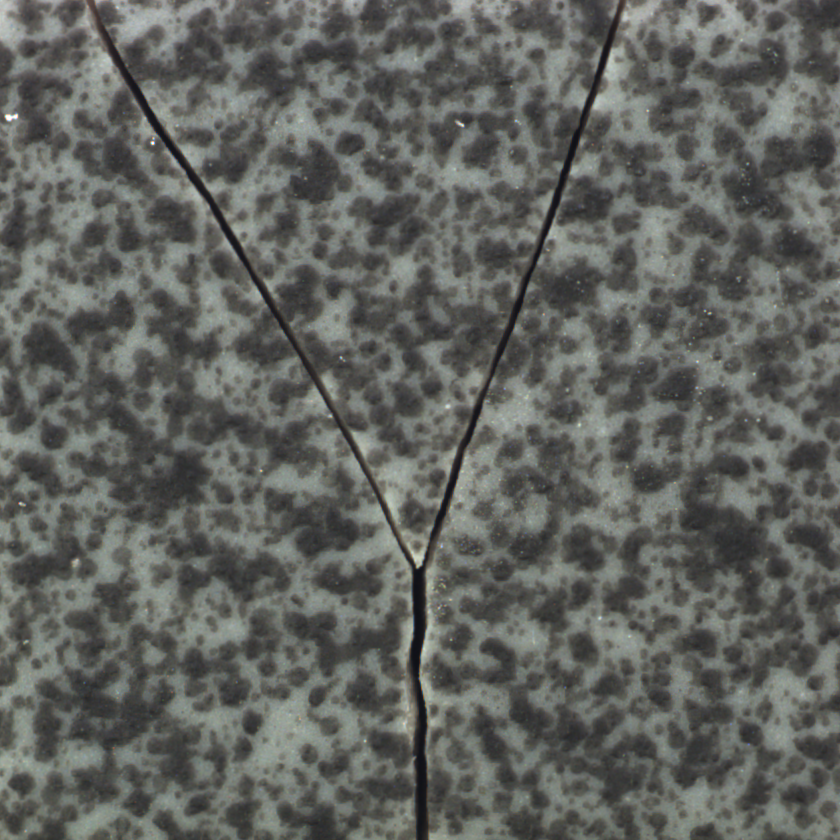
#> input picture Portfolio/Projects/industrial_tile_defect_detection/sample_data/defect/crack/001.png, 840 x 840 px; its folder holds only this picture in this run
$ jupyter execute black_hat_morphology_zh.ipynb
#> lines starting #> are read from the running program, lines starting #| are printed output that depends on the picture; after the words box and inside, x2 and y2 are one past the last pixel; in counts of white or black regions, pixels touching at a corner belong together
# Black-hat Morphology

本 notebook 紀錄 **black-hat morphology** 的核心概念、實作流程、參數影響與使用限制。

這份內容使用 MVTec AD `tile / crack` 影像作為範例。重點不是建立完整瑕疵檢測系統，而是理解 black-hat 在影像處理中的角色：

> black-hat 不是找「絕對很黑」的 pixel，而是強化「相對於周圍背景更暗」的局部結構。

這個特性使它適合用在暗色裂縫、暗色刮痕、細小暗縫等情境。

[cell 1]
from pathlib import Path

import cv2
import numpy as np
import matplotlib.pyplot as plt

# 控制 notebook 顯示圖片大小，避免輸出過大
plt.rcParams["figure.dpi"] = 100
plt.rcParams["savefig.dpi"] = 100
plt.rcParams["font.size"] = 10

## 1. Data Path Setup

本 notebook 預期使用以下資料結構：

```text
data/
├── good/
├── defect/
│   └── crack/
└── ground_truth/
    └── crack/
```

若 notebook 放置位置不同，可以直接修改 `DATA_DIR`。

[cell 2]
DATA_DIR_CANDIDATES = [
    Path("data"),
    Path("../data"),
    Path("../../data"),
    Path("../../../data"),
]

DATA_DIR = None

for candidate in DATA_DIR_CANDIDATES:
    if (candidate / "defect" / "crack").exists():
        DATA_DIR = candidate
        break

if DATA_DIR is None:
    raise FileNotFoundError(
        "Cannot find data directory. Please set DATA_DIR manually, "
        "for example: DATA_DIR = Path('../data')"
    )

GOOD_DIR = DATA_DIR / "good"
CRACK_DIR = DATA_DIR / "defect" / "crack"
CRACK_GT_DIR = DATA_DIR / "ground_truth" / "crack"

print("DATA_DIR:", DATA_DIR.resolve())
print("CRACK_DIR:", CRACK_DIR)
print("CRACK_GT_DIR:", CRACK_GT_DIR)

## 2. Utility Functions

共用函式集中在此處，後續每個實驗只保留與 black-hat 直接相關的操作。

[cell 3]
def read_bgr_image(image_path: Path) -> np.ndarray:
    image = cv2.imread(str(image_path), cv2.IMREAD_COLOR)
#> image is the input picture: shape (840, 840, 3); mean B, G, R 94.8, 99, 97
    if image is None:
        raise FileNotFoundError(f"Image not found or cannot be read: {image_path}")
    return image


# [5 lines left out: function read_gray_image, not called in this run]


def get_gt_path(image_path: Path) -> Path:
    return CRACK_GT_DIR / f"{image_path.stem}_mask.png"


def show_image_grid(images, titles, ncols=4, figsize=(12, 6), cmap_list=None, suptitle=None):
    n = len(images)
    nrows = int(np.ceil(n / ncols))

    fig, axes = plt.subplots(nrows, ncols, figsize=figsize)
    axes = np.array(axes).reshape(-1)

    if cmap_list is None:
        cmap_list = [None] * n

    for idx, ax in enumerate(axes):
        if idx < n:
            ax.imshow(images[idx], cmap=cmap_list[idx])
            ax.set_title(titles[idx], fontsize=9)
        ax.axis("off")

    if suptitle is not None:
        fig.suptitle(suptitle, fontsize=12)

    plt.tight_layout()
    plt.show()


def remove_small_components(binary_mask: np.ndarray, min_area: int = 40) -> np.ndarray:
    binary = (binary_mask > 0).astype(np.uint8)
    num_labels, labels, stats, _ = cv2.connectedComponentsWithStats(binary, connectivity=8)

    cleaned = np.zeros_like(binary, dtype=np.uint8)

    for label_id in range(1, num_labels):
        area = stats[label_id, cv2.CC_STAT_AREA]
        if area >= min_area:
            cleaned[labels == label_id] = 255

    return cleaned


def overlay_mask_on_image(image_rgb: np.ndarray, mask: np.ndarray, alpha: float = 0.45) -> np.ndarray:
    overlay = image_rgb.copy()

    if mask is None:
        return overlay

    mask = np.asarray(mask)

    if mask.shape[:2] != image_rgb.shape[:2]:
        mask = cv2.resize(
            mask,
            (image_rgb.shape[1], image_rgb.shape[0]),
            interpolation=cv2.INTER_NEAREST
        )

    mask_bool = mask > 0
    if not np.any(mask_bool):
        return overlay

    red_layer = np.zeros_like(image_rgb, dtype=np.uint8)
    red_layer[:, :, 0] = 255

    overlay[mask_bool] = (
        image_rgb[mask_bool].astype(np.float32) * (1 - alpha)
        + red_layer[mask_bool].astype(np.float32) * alpha
    ).astype(np.uint8)

    return overlay

## 3. Load a Crack Example

先使用一張 crack 影像觀察 black-hat 的基本效果。若 `000.png` 存在，預設使用它；否則自動取第一張 crack image。

[cell 4]
crack_image_paths = sorted(CRACK_DIR.glob("*.png"))

if len(crack_image_paths) == 0:
    raise FileNotFoundError(f"No crack images found in: {CRACK_DIR}")

preferred_path = CRACK_DIR / "000.png"
image_path = preferred_path if preferred_path.exists() else crack_image_paths[0]
gt_path = get_gt_path(image_path)

image_bgr = read_bgr_image(image_path)
image_rgb = cv2.cvtColor(image_bgr, cv2.COLOR_BGR2RGB)
gray = cv2.cvtColor(image_bgr, cv2.COLOR_BGR2GRAY)

gt_mask = read_gray_image(gt_path) if gt_path.exists() else None

images = [image_rgb, gray]
titles = [f"Original image\n{image_path.name}", "Grayscale"]
cmaps = [None, "gray"]

if gt_mask is not None:
    images.append(gt_mask)
    titles.append("Ground truth")
    cmaps.append("gray")

show_image_grid(
    images=images,
    titles=titles,
    ncols=3,
    figsize=(9, 3),
    cmap_list=cmaps,
    suptitle="Input crack sample"
)
#> in show_image_grid, `n = len(images)`: n = 2
#> in show_image_grid, `nrows = int(np.ceil(n / ncols))`: nrows = 1
#> the loop in show_image_grid, `for idx, ax in enumerate(axes):` made 3 passes

### Observation

此類 crack 通常是嵌在磁磚紋理中的暗色細長結構。固定 threshold 只能找「絕對暗」的區域，但 black-hat 更關心「該位置是否比周圍背景更暗」。

## 4. Review: Morphological Closing

Black-hat 的前置概念是 **closing**。

```text
closing = dilation followed by erosion
```

在灰階影像中，可以把 closing 直覺理解成：

> 用鄰近背景去補平小型暗洞、暗縫或暗線。

因此，如果 crack 是比周圍更暗的細小結構，closing 會傾向把它補起來，得到一張比較接近「沒有暗裂縫」的背景估計圖。

[cell 5]
kernel_size = 21
kernel = cv2.getStructuringElement(cv2.MORPH_RECT, (kernel_size, kernel_size))

closing = cv2.morphologyEx(gray, cv2.MORPH_CLOSE, kernel)

show_image_grid(
    images=[gray, closing],
    titles=["Original grayscale", f"Closing result\nkernel={kernel_size}"],
    ncols=2,
    figsize=(7, 3.5),
    cmap_list=["gray", "gray"],
    suptitle="Closing fills small dark structures"
)
#> the loop in show_image_grid (call 2), `for idx, ax in enumerate(axes):` made 2 passes

### Observation

Closing 後的影像不是最終結果，而是用來估計「如果那些局部暗縫被周圍背景補平，影像會長什麼樣」。Black-hat 接下來就是利用這張補平後的影像與原圖之間的差異。

## 5. Black-hat Definition and Mechanism

Black-hat 的定義是：

```text
black-hat = closing image - original image
```

它的內部邏輯可以這樣理解：

1. closing 先把小暗縫、小暗洞補起來。
2. 補起來後的影像減掉原圖。
3. 被補起來的暗色結構會留下較大的差值。
4. 一般背景因為 closing 前後差異小，response 也較弱。

因此 black-hat 輸出的不是 segmentation mask，而是一張 **dark local structure response map**。

[cell 6]
blackhat = cv2.morphologyEx(gray, cv2.MORPH_BLACKHAT, kernel)
blackhat_norm = cv2.normalize(blackhat, None, 0, 255, cv2.NORM_MINMAX).astype(np.uint8)

manual_blackhat = cv2.subtract(closing, gray)
manual_blackhat_norm = cv2.normalize(manual_blackhat, None, 0, 255, cv2.NORM_MINMAX).astype(np.uint8)

show_image_grid(
    images=[gray, closing, blackhat_norm, manual_blackhat_norm],
    titles=[
        "Original grayscale",
        "Closing image",
        "Black-hat response\ncv2.MORPH_BLACKHAT",
        "Closing - original\nmanual verification"
    ],
    ncols=4,
    figsize=(13, 3.2),
    cmap_list=["gray"] * 4,
    suptitle="Black-hat = closing image - original image"
)

### Observation

Black-hat response 亮的地方，代表該區域在 closing 後被明顯補亮，也就是原圖中存在比周圍更暗的局部結構。這正是暗色 crack 能被凸顯的原因。

這裡的重點是：black-hat 不是直接判斷 pixel 灰階值是否小於某個固定數字，而是在比較原圖與局部背景估計之間的差異。

## 6. Kernel Size Experiment

Black-hat 的效果高度依賴 structuring element 的大小。

- kernel 太小：補不掉目標暗結構，response 可能不完整。
- kernel 適中：能補平暗裂縫，response 較清楚。
- kernel 太大：可能把較大尺度的背景變化也放大。

kernel 的選擇應該和「想強化的結構尺度」有關，而不是越大越好。

[cell 7]
kernel_sizes = [5, 9, 15, 21, 31]
blackhat_by_kernel = {}

for k in kernel_sizes:
    kobj = cv2.getStructuringElement(cv2.MORPH_RECT, (k, k))
    bh = cv2.morphologyEx(gray, cv2.MORPH_BLACKHAT, kobj)
    bh_norm = cv2.normalize(bh, None, 0, 255, cv2.NORM_MINMAX).astype(np.uint8)
    blackhat_by_kernel[k] = bh_norm
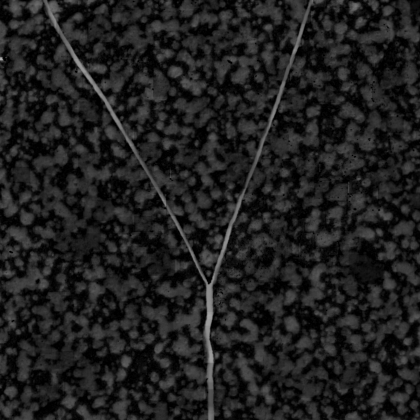
#> bh: shape (840, 840) (shown at 1/2 size); min 0, max 179, mean 31.4
#> after the loop, blackhat_by_kernel = 5 items

show_image_grid(
    images=[blackhat_by_kernel[k] for k in kernel_sizes],
    titles=[f"Black-hat\nkernel={k}" for k in kernel_sizes],
    ncols=5,
    figsize=(14, 3),
    cmap_list=["gray"] * len(kernel_sizes),
    suptitle="Kernel size controls the scale of enhanced dark structures"
)

### Observation

小 kernel 只會反應局部細碎變化；較大的 kernel 能強化較長的暗色結構，但也可能放大背景不均勻。實務上通常需要比較數個 kernel size，再依照目標結構與背景紋理選擇折衷值。

## 7. Black-hat vs Manual Threshold

Manual threshold 問的是：

```text
這個 pixel 是否低於某個固定灰階值？
```

Black-hat 問的是：

```text
這個位置是否比附近背景更暗？
```

這是兩者最重要的差異。對於背景紋理複雜的 tile 影像，單純固定 threshold 很容易同時抓到正常暗斑；black-hat 則先把局部暗色結構轉成 response map，再從 response 中取出較強的候選區域。

[cell 8]
manual_threshold_value = 50
_, manual_mask = cv2.threshold(gray, manual_threshold_value, 255, cv2.THRESH_BINARY_INV)
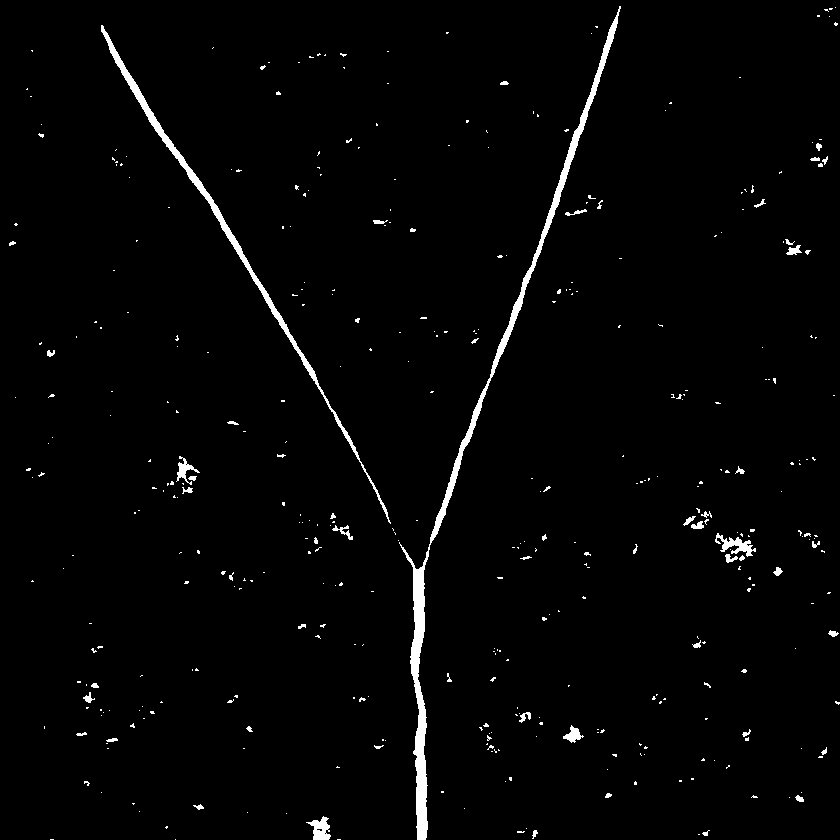
#> manual_mask: shape (840, 840); 1.9% white; 403 white regions (347 under 20 px), largest, box (x1, y1, x2, y2) and area: (399, 6, 621, 840) 5909, (101, 25, 391, 524) 2857, (715, 533, 756, 557) 386

selected_kernel_size = 21
selected_percentile = 97

kobj = cv2.getStructuringElement(cv2.MORPH_RECT, (selected_kernel_size, selected_kernel_size))
#> kobj: shape (21, 21); every value is 1
blackhat = cv2.morphologyEx(gray, cv2.MORPH_BLACKHAT, kobj)
blackhat_norm = cv2.normalize(blackhat, None, 0, 255, cv2.NORM_MINMAX).astype(np.uint8)

threshold_value = np.percentile(blackhat_norm, selected_percentile)
#> threshold_value = 85
blackhat_mask = (blackhat_norm >= threshold_value).astype(np.uint8) * 255
#> blackhat_mask: shape (840, 840); 3.2% white; 569 white regions (430 under 20 px), largest, box (x1, y1, x2, y2) and area: (309, 27, 614, 840) 8265, (87, 0, 301, 357) 3241, (446, 628, 470, 653) 259

show_image_grid(
    images=[gray, manual_mask, blackhat_norm, blackhat_mask],
    titles=[
        "Original grayscale",
        f"Manual threshold\nintensity <= {manual_threshold_value}",
        "Black-hat response",
        f"Black-hat mask\nP{selected_percentile}, T={threshold_value:.1f}"
    ],
    ncols=4,
    figsize=(13, 3.2),
    cmap_list=["gray"] * 4,
    suptitle="Manual threshold vs black-hat response"
)

### Observation

Manual threshold 的結果直接受原圖灰階值影響；black-hat 則先把局部暗色結構轉成 response，再進行 thresholding。這使 black-hat 較適合處理「不是絕對很黑，但相對周圍更暗」的裂縫。

## 8. From Response Map to Candidate Mask

Black-hat 本身只產生 response map，不是 final mask。若要用於 detection 或 localization，通常還需要：

1. response thresholding
2. morphology connection
3. small component removal
4. optional shape filtering

本節只示範從 black-hat response 轉成 candidate mask 的基本流程。

[cell 9]
def blackhat_candidate_pipeline(gray_image, kernel_size=21, percentile=97, min_area=40):
#> called with kernel_size = 21, percentile = 97, min_area = 40
    kernel = cv2.getStructuringElement(cv2.MORPH_RECT, (kernel_size, kernel_size))

    response = cv2.morphologyEx(gray_image, cv2.MORPH_BLACKHAT, kernel)
    response_norm = cv2.normalize(response, None, 0, 255, cv2.NORM_MINMAX).astype(np.uint8)

    t = np.percentile(response_norm, percentile)
#> t = 85
    raw_mask = (response_norm >= t).astype(np.uint8) * 255

    close_kernel = cv2.getStructuringElement(cv2.MORPH_RECT, (3, 3))
#> close_kernel = [[1, 1, 1], [1, 1, 1], [1, 1, 1]]
    closed = cv2.morphologyEx(raw_mask, cv2.MORPH_CLOSE, close_kernel, iterations=1)
#> closed: shape (840, 840); 3.3% white; 516 white regions (372 under 20 px), largest, box (x1, y1, x2, y2) and area: (309, 27, 614, 840) 8372, (87, 0, 301, 357) 3289, (445, 628, 470, 653) 283
    cleaned = remove_small_components(closed, min_area=min_area)
#> in remove_small_components, `num_labels, labels, stats, _ = cv2.connectedComponentsWithStats(binary..`: num_labels = 517; stats = 517 rows, first 6: [0, 0, 840, 840, 682495], [27, 0, 2, 1, 2], [87, 0, 214, 357, 3289], [130, 0, 19, 6, 81], [174, 0, 16, 9, 78], [221, 0, 4, 6, 22]
#> the loop in remove_small_components, `for label_id in range(1, num_labels):` made 516 passes
#> area on passes 2 to 4: 3289, 81, 78

    return response_norm, raw_mask, cleaned, t


response, raw_mask, cleaned_mask, t = blackhat_candidate_pipeline(
    gray,
    kernel_size=21,
    percentile=97,
    min_area=40
)
#> t = 85

overlay = overlay_mask_on_image(image_rgb, cleaned_mask)

show_image_grid(
    images=[image_rgb, response, raw_mask, cleaned_mask, overlay],
    titles=[
        "Original image",
        "Black-hat response",
        f"Raw candidate mask\nP97, T={t:.1f}",
        "Cleaned candidate mask",
        "Overlay on original"
    ],
    ncols=5,
    figsize=(15, 3),
    cmap_list=[None, "gray", "gray", "gray", None],
    suptitle="Black-hat response to candidate mask"
)

### Observation

Cleaned candidate mask 可以作為 localization 的初步結果，但它仍然不是完整 segmentation。若要進一步做 image-level 判斷，還需要 connected component 或其他形狀規則。Black-hat 的角色是「強化與生成候選區域」，不是單獨完成整個偵測任務。

## 9. Limitation Example: Non-dark Crack

Black-hat 的主要假設是：目標結構比周圍背景更暗。若某個 crack 並不呈現暗色，或與背景的局部暗色對比不足，black-hat response 可能很弱。

若資料集中存在 `005.png`，本節將用它作為限制案例。

[cell 10]
limitation_path = CRACK_DIR / "005.png"

if limitation_path.exists():
    limitation_bgr = read_bgr_image(limitation_path)
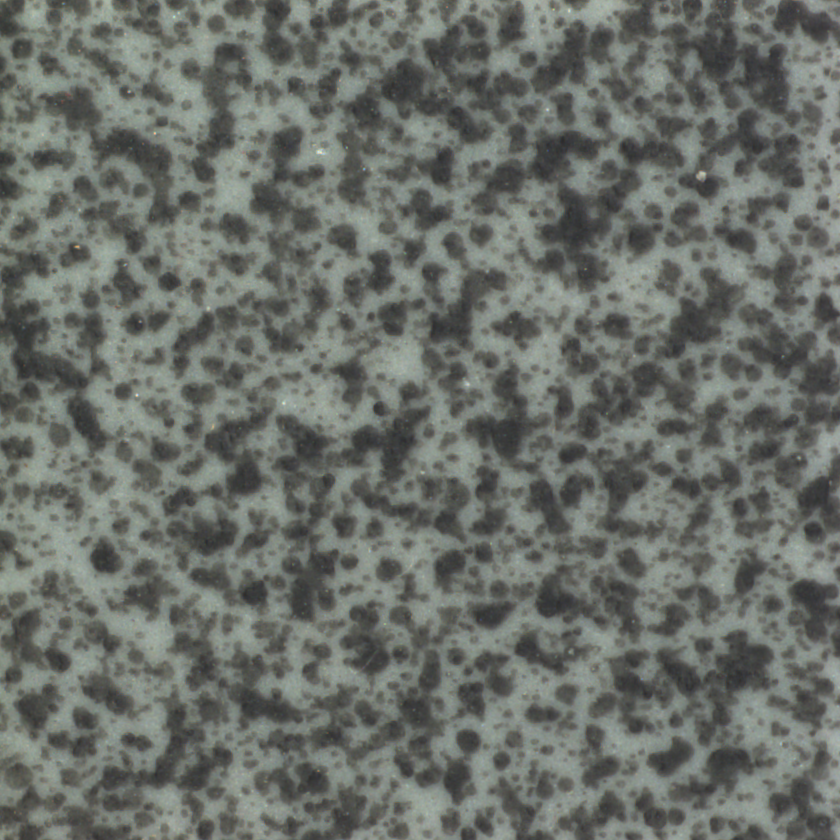
#> input picture Portfolio/Projects/industrial_tile_defect_detection/sample_data/good/005.png, 840 x 840 px, found by its file name
#> in read_bgr_image, image is the input picture: shape (840, 840, 3); mean B, G, R 105.5, 111.3, 106.9
    limitation_rgb = cv2.cvtColor(limitation_bgr, cv2.COLOR_BGR2RGB)
    limitation_gray = cv2.cvtColor(limitation_bgr, cv2.COLOR_BGR2GRAY)
    limitation_gt_path = get_gt_path(limitation_path)
    limitation_gt = read_gray_image(limitation_gt_path) if limitation_gt_path.exists() else None

    limitation_response, limitation_raw, limitation_cleaned, limitation_t = blackhat_candidate_pipeline(
        limitation_gray,
        kernel_size=21,
        percentile=97,
        min_area=40
    )
#> call 2 of blackhat_candidate_pipeline, with kernel_size = 21, percentile = 97, min_area = 40
#> in blackhat_candidate_pipeline (call 2), `response_norm = cv2.normalize(response, None, 0, 255, cv2.NORM_MINMAX)..`:
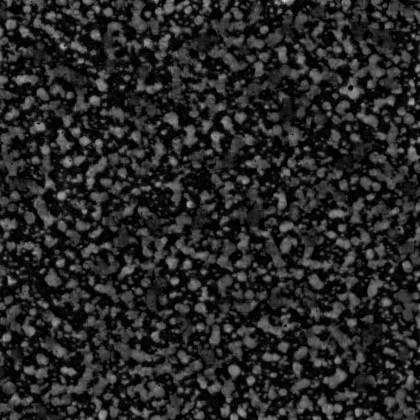
#> response_norm: shape (840, 840) (shown at 1/2 size); min 0, max 255, mean 38.4
#> in blackhat_candidate_pipeline (call 2), `t = np.percentile(response_norm, percentile)`: t = 108
#> call 2 of remove_small_components, with min_area = 40
#> in remove_small_components (call 2), `num_labels, labels, stats, _ = cv2.connectedComponentsWithStats(binary..`: num_labels = 668; stats = 668 rows, first 6: [0, 0, 840, 840, 681406], [14, 0, 5, 10, 20], [52, 0, 9, 7, 27], [66, 0, 1, 1, 1], [120, 0, 7, 3, 17], [166, 0, 15, 7, 71]
#> the loop in remove_small_components (call 2), `for label_id in range(1, num_labels):` made 667 passes
#> area on passes 1, 2, 5: 20, 27, 71
#> after the loop in remove_small_components (call 2), `for label_id in range(1, num_labels):`:
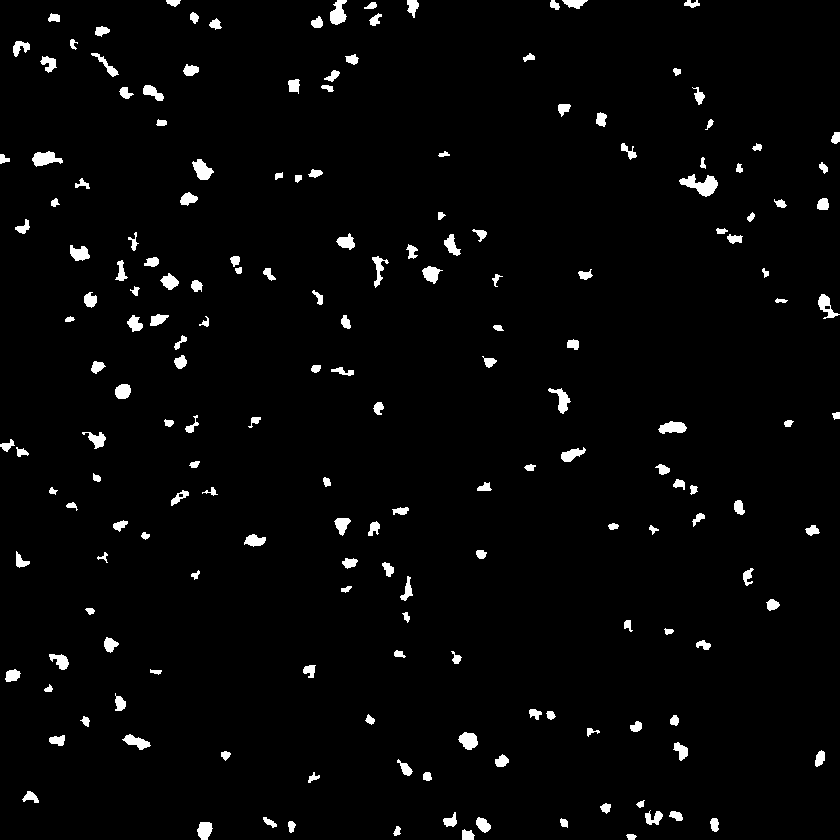
#> cleaned: shape (840, 840); 2.7% white; 183 white regions, largest, box (x1, y1, x2, y2) and area: (679, 174, 718, 197) 453, (32, 151, 63, 167) 301, (330, 0, 347, 25) 284
#> limitation_t = 108

    limitation_overlay = overlay_mask_on_image(limitation_rgb, limitation_cleaned)
#> call 2 of overlay_mask_on_image, with alpha = 0.45
#> in overlay_mask_on_image (call 2), `overlay[mask_bool] = ( image_rgb[mask_bool].astype(np.float32) * (1 - ..`:
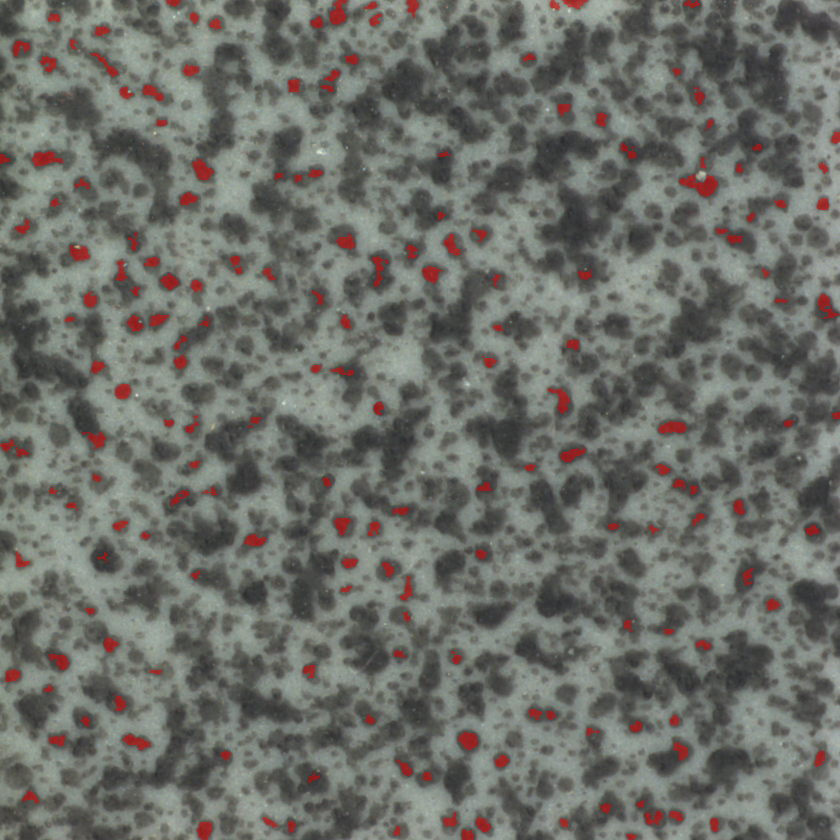
#> overlay: shape (840, 840, 3); mean R, G, B 109.1, 110.5, 104.6

    images = [limitation_rgb, limitation_gray, limitation_response, limitation_cleaned, limitation_overlay]
    titles = [
        "Original image\n005.png",
        "Grayscale",
        "Black-hat response",
        "Cleaned candidate mask",
        "Overlay"
    ]
    cmaps = [None, "gray", "gray", "gray", None]

    if limitation_gt is not None:
        images.insert(2, limitation_gt)
        titles.insert(2, "Ground truth")
        cmaps.insert(2, "gray")

    show_image_grid(
        images=images,
        titles=titles,
        ncols=6,
        figsize=(16, 3),
        cmap_list=cmaps,
        suptitle="Limitation case: crack is not clearly darker than local background"
    )
else:
    print("005.png was not found. Skip limitation example.")
